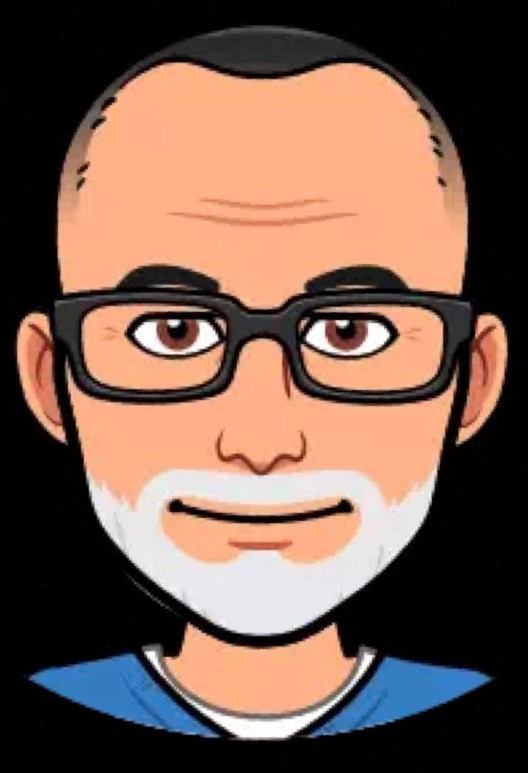
#> input picture fix-avatar.jpg, 528 x 773 px
$ python generate_favicon.py
#> lines starting #> are read from the running program, lines starting #| are printed output that depends on the picture
from PIL import Image, ImageDraw

def create_circular_favicon(input_path, output_path, size=(64, 64)):
#> called with input_path = 'fix-avatar.jpg', output_path = 'favicon.png', size = (64, 64)
    try:
        # Open the image
        img = Image.open(input_path).convert("RGBA")

        # Calculate dimensions for a square crop
        width, height = img.size
#> width = 528; height = 773
        min_dim = min(width, height)
#> min_dim = 528

        # Center crop
        left = (width - min_dim) / 2
#> left = 0
        top = (height - min_dim) / 2
#> top = 122.5
        right = (width + min_dim) / 2
#> right = 528
        bottom = (height + min_dim) / 2
#> bottom = 650.5

        img = img.crop((left, top, right, bottom))
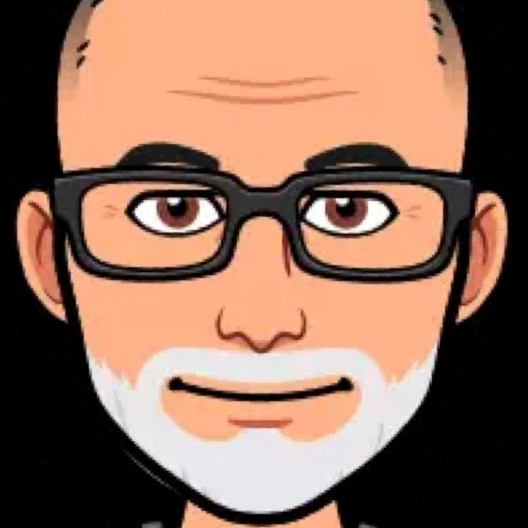
#> img: PIL image 528x528 RGBA; mean R, G, B, A 143.4, 107.6, 89.7, 255

        # Resize to desired favicon size (using LANCZOS for high quality downsampling)
        img = img.resize(size, Image.Resampling.LANCZOS)
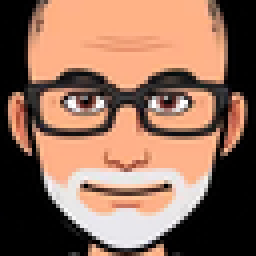
#> img: PIL image 64x64 RGBA (shown 4 times larger); mean R, G, B, A 143.1, 107.8, 89.9, 255

        # Create a circular mask
        mask = Image.new('L', size, 0)
#> mask: PIL image 64x64 L; every value is 0
        draw = ImageDraw.Draw(mask)
        draw.ellipse((0, 0) + size, fill=255)

        # Apply the mask
        output = Image.new('RGBA', size, (0, 0, 0, 0))
#> output: PIL image 64x64 RGBA; every value is 0
        output.paste(img, (0, 0), mask)
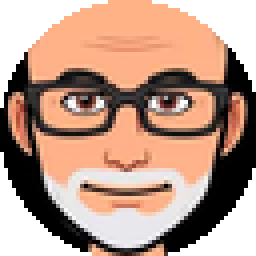
#> output: PIL image 64x64 RGBA (shown 4 times larger); mean R, G, B, A 134.2, 101.5, 85, 204.4; transparent parts drawn white

        # Save as PNG (favicon.png is widely supported)
        output.save(output_path, format="PNG")
        print(f"Successfully created {output_path}")

    except Exception as e:
        print(f"Error: {e}")

if __name__ == "__main__":
    create_circular_favicon("fix-avatar.jpg", "favicon.png")
